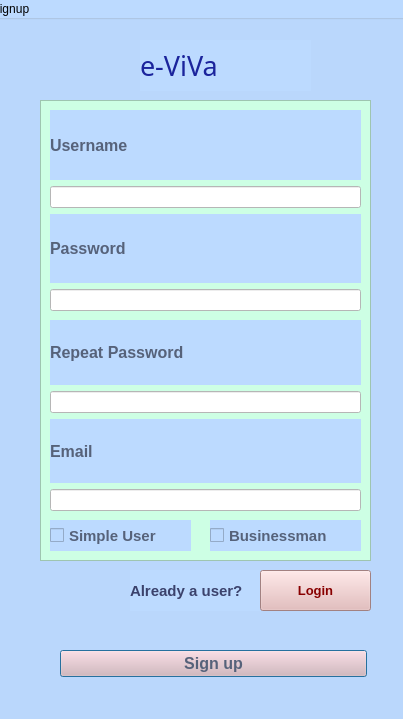
<?xml version="1.0" encoding="UTF-8"?>
<ui version="4.0">
 <class>Dialog</class>
 <widget class="QDialog" name="Dialog">
  <property name="geometry">
   <rect>
    <x>0</x>
    <y>0</y>
    <width>403</width>
    <height>719</height>
   </rect>
  </property>
  <property name="windowTitle">
   <string>Dialog</string>
  </property>
  <widget class="QGroupBox" name="groupBox">
   <property name="geometry">
    <rect>
     <x>-10</x>
     <y>0</y>
     <width>421</width>
     <height>721</height>
    </rect>
   </property>
   <property name="styleSheet">
    <string notr="true">background-color: rgb(188, 218, 255);</string>
   </property>
   <property name="title">
    <string>Signup</string>
   </property>
   <widget class="QLabel" name="e-ViVa_2">
    <property name="geometry">
     <rect>
      <x>150</x>
      <y>40</y>
      <width>171</width>
      <height>51</height>
     </rect>
    </property>
    <property name="font">
     <font>
      <family>Forte</family>
      <pointsize>20</pointsize>
      <weight>50</weight>
      <bold>false</bold>
     </font>
    </property>
    <property name="styleSheet">
     <string notr="true">background-color: rgb(188, 218, 255);
color: rgb(27, 36, 156);

</string>
    </property>
    <property name="text">
     <string>e-ViVa</string>
    </property>
   </widget>
   <widget class="QFrame" name="frame">
    <property name="geometry">
     <rect>
      <x>50</x>
      <y>100</y>
      <width>331</width>
      <height>461</height>
     </rect>
    </property>
    <property name="styleSheet">
     <string notr="true">background-color: rgb(205, 255, 228);</string>
    </property>
    <property name="frameShape">
     <enum>QFrame::StyledPanel</enum>
    </property>
    <property name="frameShadow">
     <enum>QFrame::Raised</enum>
    </property>
    <widget class="QWidget" name="layoutWidget">
     <property name="geometry">
      <rect>
       <x>10</x>
       <y>10</y>
       <width>311</width>
       <height>201</height>
      </rect>
     </property>
     <layout class="QVBoxLayout" name="verticalLayout_5">
      <item>
       <layout class="QVBoxLayout" name="verticalLayout">
        <item>
         <widget class="QLabel" name="labelUsername">
          <property name="font">
           <font>
            <pointsize>12</pointsize>
            <weight>75</weight>
            <bold>true</bold>
           </font>
          </property>
          <property name="styleSheet">
           <string notr="true">color: rgb(86, 98, 122);
background-color: rgb(188, 218, 255);</string>
          </property>
          <property name="text">
           <string>Username</string>
          </property>
         </widget>
        </item>
       </layout>
      </item>
      <item>
       <widget class="QLineEdit" name="username">
        <property name="styleSheet">
         <string notr="true">background-color: rgb(255, 255, 255);</string>
        </property>
       </widget>
      </item>
      <item>
       <widget class="QLabel" name="label_password">
        <property name="font">
         <font>
          <pointsize>12</pointsize>
          <weight>75</weight>
          <bold>true</bold>
         </font>
        </property>
        <property name="styleSheet">
         <string notr="true">color: rgb(86, 98, 122);
background-color: rgb(188, 218, 255);</string>
        </property>
        <property name="text">
         <string>Password</string>
        </property>
       </widget>
      </item>
      <item>
       <widget class="QLineEdit" name="password">
        <property name="styleSheet">
         <string notr="true">background-color: rgb(255, 255, 255);</string>
        </property>
       </widget>
      </item>
     </layout>
    </widget>
    <widget class="QWidget" name="layoutWidget">
     <property name="geometry">
      <rect>
       <x>10</x>
       <y>220</y>
       <width>311</width>
       <height>191</height>
      </rect>
     </property>
     <layout class="QVBoxLayout" name="verticalLayout_4">
      <item>
       <layout class="QVBoxLayout" name="verticalLayout_2">
        <item>
         <widget class="QLabel" name="label_repeatpassword">
          <property name="font">
           <font>
            <pointsize>12</pointsize>
            <weight>75</weight>
            <bold>true</bold>
           </font>
          </property>
          <property name="styleSheet">
           <string notr="true">color: rgb(86, 98, 122);
background-color: rgb(188, 218, 255);</string>
          </property>
          <property name="text">
           <string>Repeat Password</string>
          </property>
         </widget>
        </item>
        <item>
         <widget class="QLineEdit" name="repeatpassword">
          <property name="styleSheet">
           <string notr="true">background-color: rgb(255, 255, 255);</string>
          </property>
         </widget>
        </item>
        <item>
         <widget class="QLabel" name="label_email">
          <property name="font">
           <font>
            <pointsize>12</pointsize>
            <weight>75</weight>
            <bold>true</bold>
           </font>
          </property>
          <property name="styleSheet">
           <string notr="true">color: rgb(86, 98, 122);
background-color: rgb(188, 218, 255);</string>
          </property>
          <property name="text">
           <string>Email</string>
          </property>
         </widget>
        </item>
        <item>
         <widget class="QLineEdit" name="email">
          <property name="styleSheet">
           <string notr="true">background-color: rgb(255, 255, 255);</string>
          </property>
         </widget>
        </item>
       </layout>
      </item>
     </layout>
    </widget>
    <widget class="QCheckBox" name="checkBox">
     <property name="geometry">
      <rect>
       <x>10</x>
       <y>420</y>
       <width>141</width>
       <height>31</height>
      </rect>
     </property>
     <property name="font">
      <font>
       <pointsize>11</pointsize>
       <weight>75</weight>
       <bold>true</bold>
      </font>
     </property>
     <property name="styleSheet">
      <string notr="true">color: rgb(86, 98, 122);
background-color: rgb(188, 218, 255);</string>
     </property>
     <property name="text">
      <string>Simple User</string>
     </property>
    </widget>
    <widget class="QCheckBox" name="checkBox2">
     <property name="geometry">
      <rect>
       <x>170</x>
       <y>420</y>
       <width>151</width>
       <height>31</height>
      </rect>
     </property>
     <property name="font">
      <font>
       <pointsize>11</pointsize>
       <weight>75</weight>
       <bold>true</bold>
      </font>
     </property>
     <property name="styleSheet">
      <string notr="true">color: rgb(86, 98, 122);
background-color: rgb(188, 218, 255);</string>
     </property>
     <property name="text">
      <string>Businessman</string>
     </property>
    </widget>
   </widget>
   <widget class="QPushButton" name="signupbutton">
    <property name="geometry">
     <rect>
      <x>70</x>
      <y>650</y>
      <width>307</width>
      <height>27</height>
     </rect>
    </property>
    <property name="font">
     <font>
      <pointsize>12</pointsize>
      <weight>75</weight>
      <bold>true</bold>
     </font>
    </property>
    <property name="styleSheet">
     <string notr="true">color: rgb(86, 98, 122);
background-color: rgb(227, 180, 180);</string>
    </property>
    <property name="text">
     <string>Sign up</string>
    </property>
   </widget>
   <widget class="QLabel" name="diffpasswords">
    <property name="geometry">
     <rect>
      <x>140</x>
      <y>570</y>
      <width>231</width>
      <height>41</height>
     </rect>
    </property>
    <property name="font">
     <font>
      <pointsize>11</pointsize>
      <weight>75</weight>
      <bold>true</bold>
     </font>
    </property>
    <property name="styleSheet">
     <string notr="true">color: rgb(59, 66, 108);</string>
    </property>
    <property name="text">
     <string>Already a user?</string>
    </property>
   </widget>
   <widget class="QPushButton" name="gotologinButton">
    <property name="geometry">
     <rect>
      <x>270</x>
      <y>570</y>
      <width>111</width>
      <height>41</height>
     </rect>
    </property>
    <property name="font">
     <font>
      <pointsize>10</pointsize>
      <weight>75</weight>
      <bold>true</bold>
     </font>
    </property>
    <property name="styleSheet">
     <string notr="true">color: rgb(136, 0, 0);
background-color: rgb(227, 180, 180);</string>
    </property>
    <property name="text">
     <string>Login</string>
    </property>
   </widget>
   <zorder>frame</zorder>
   <zorder>e-ViVa_2</zorder>
   <zorder>signupbutton</zorder>
   <zorder>diffpasswords</zorder>
   <zorder>gotologinButton</zorder>
  </widget>
 </widget>
 <resources/>
 <connections/>
</ui>
